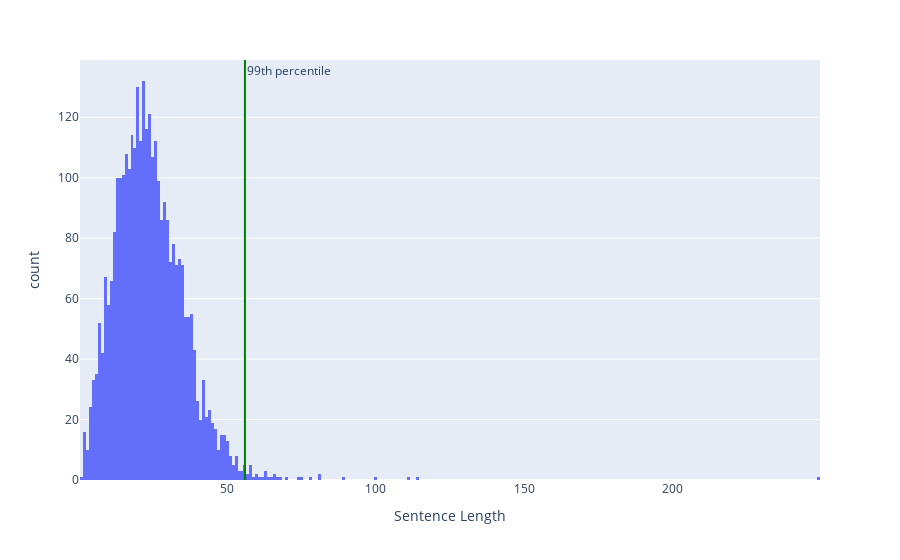

Notebook cell for this chart:
### Markdown cell above
Let us take a look at the distribution of sentence length in the training + validation set (leaving the test set aside) to determine what is an appropriate padded-sequence size (for batching).

### Code cell
sentences_len = ds_sentences.query(f'document <= {TEST_DOC_LB-1}')['token'].transform(len)
len_quantile = sentences_len.quantile(.99)
print("99th percentile of sentence length in training + validation set:", len_quantile)

fig = px.histogram(sentences_len, labels={'value': 'Sentence Length'})
fig.add_vline(len_quantile, annotation_text="99th percentile", line_color='green')
fig.update_layout(showlegend=False)
fig.show()

### Figure 1 — Plotly figure (JSON) as saved in the notebook; plotly's stock layout.template omitted (floating-point values rounded to 4 significant figures; data arrays with more than 128 entries replaced by an {"elided": "..."} marker saying what was removed)
{"data": [{"alignmentgroup": "True", "bingroup": "x", "hovertemplate": "variable=token<br>Sentence Length=%{x}<br>count=%{y}<extra></extra>", "legendgroup": "token", "marker": {"color": "#636efa", "pattern": {"shape": ""}}, "name": "token", "offsetgroup": "token", "orientation": "v", "showlegend": true, "type": "histogram", "x": {"elided": "3262 int values"}, "xaxis": "x", "yaxis": "y"}], "layout": {"annotations": [{"showarrow": false, "text": "99th percentile", "x": 56, "xanchor": "left", "xref": "x", "y": 1, "yanchor": "top", "yref": "y domain"}], "barmode": "relative", "legend": {"title": {"text": "variable"}, "tracegroupgap": 0}, "margin": {"t": 60}, "shapes": [{"line": {"color": "green"}, "type": "line", "x0": 56, "x1": 56, "xref": "x", "y0": 0, "y1": 1, "yref": "y domain"}], "showlegend": false, "xaxis": {"anchor": "y", "domain": [0, 1], "title": {"text": "Sentence Length"}}, "yaxis": {"anchor": "x", "domain": [0, 1], "title": {"text": "count"}}}}
